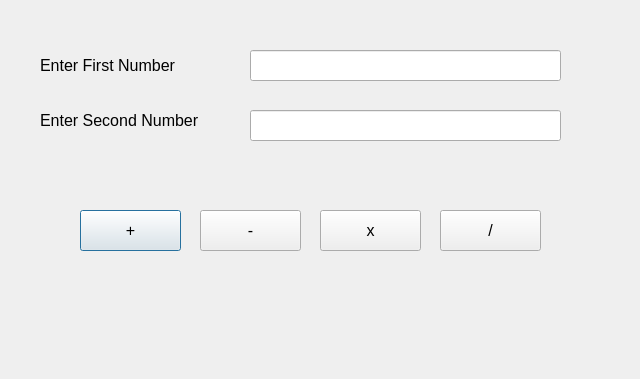
<?xml version="1.0" encoding="UTF-8"?>
<ui version="4.0">
 <class>Dialog</class>
 <widget class="QDialog" name="Dialog">
  <property name="geometry">
   <rect>
    <x>0</x>
    <y>0</y>
    <width>640</width>
    <height>379</height>
   </rect>
  </property>
  <property name="font">
   <font>
    <pointsize>12</pointsize>
   </font>
  </property>
  <property name="windowTitle">
   <string>Dialog</string>
  </property>
  <widget class="QLabel" name="labelFirstNumber">
   <property name="geometry">
    <rect>
     <x>40</x>
     <y>50</y>
     <width>141</width>
     <height>31</height>
    </rect>
   </property>
   <property name="font">
    <font>
     <pointsize>12</pointsize>
    </font>
   </property>
   <property name="text">
    <string>Enter First Number</string>
   </property>
  </widget>
  <widget class="QLabel" name="labelSecondNumber">
   <property name="geometry">
    <rect>
     <x>40</x>
     <y>110</y>
     <width>161</width>
     <height>21</height>
    </rect>
   </property>
   <property name="text">
    <string>Enter Second Number</string>
   </property>
  </widget>
  <widget class="QLabel" name="labelResult">
   <property name="geometry">
    <rect>
     <x>30</x>
     <y>300</y>
     <width>571</width>
     <height>41</height>
    </rect>
   </property>
   <property name="text">
    <string/>
   </property>
  </widget>
  <widget class="QLineEdit" name="lineEditFirstNumber">
   <property name="geometry">
    <rect>
     <x>250</x>
     <y>50</y>
     <width>311</width>
     <height>31</height>
    </rect>
   </property>
  </widget>
  <widget class="QPushButton" name="pushButtonPlus">
   <property name="geometry">
    <rect>
     <x>80</x>
     <y>210</y>
     <width>101</width>
     <height>41</height>
    </rect>
   </property>
   <property name="text">
    <string>+</string>
   </property>
  </widget>
  <widget class="QLineEdit" name="lineEditSecondNumber">
   <property name="geometry">
    <rect>
     <x>250</x>
     <y>110</y>
     <width>311</width>
     <height>31</height>
    </rect>
   </property>
  </widget>
  <widget class="QPushButton" name="pushButtonSubtract">
   <property name="geometry">
    <rect>
     <x>200</x>
     <y>210</y>
     <width>101</width>
     <height>41</height>
    </rect>
   </property>
   <property name="text">
    <string>-</string>
   </property>
  </widget>
  <widget class="QPushButton" name="pushButtonMultiply">
   <property name="geometry">
    <rect>
     <x>320</x>
     <y>210</y>
     <width>101</width>
     <height>41</height>
    </rect>
   </property>
   <property name="text">
    <string>x</string>
   </property>
  </widget>
  <widget class="QPushButton" name="pushButtonDivide">
   <property name="geometry">
    <rect>
     <x>440</x>
     <y>210</y>
     <width>101</width>
     <height>41</height>
    </rect>
   </property>
   <property name="text">
    <string>/</string>
   </property>
  </widget>
 </widget>
 <resources/>
 <connections/>
</ui>
